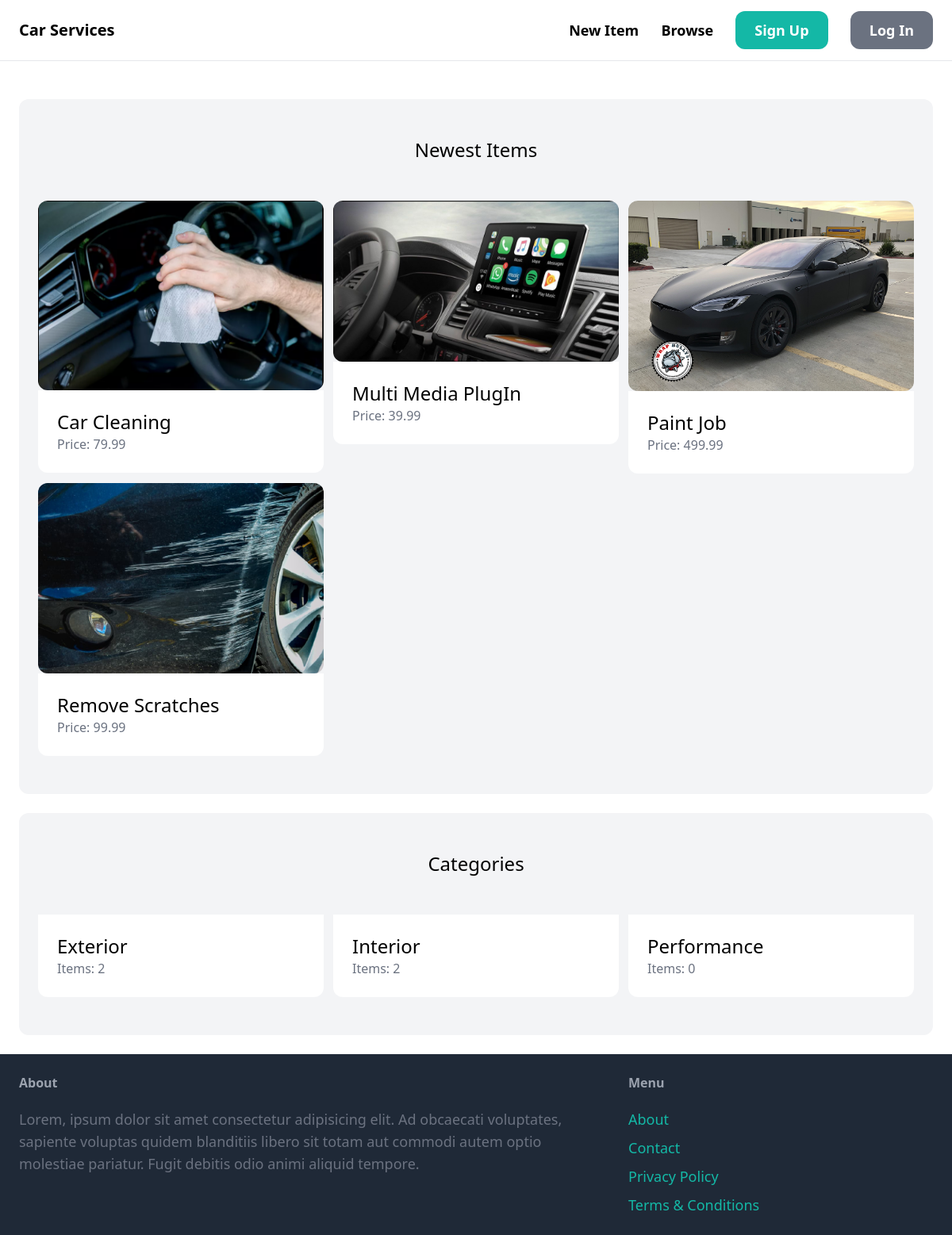
The page / on the database its author committed.
### item/models.py (models this page shows, shortened)
class Item(models.Model):
    category = models.ForeignKey(Category, related_name='items', on_delete=models.CASCADE)
    name = models.CharField(max_length=255)
    description = models.TextField(blank=True, null=True)
    price = models.FloatField()
    image = models.ImageField(upload_to='items.images', blank=True, null=True)
    is_sold = models.BooleanField(default=False)
    created_by = models.ForeignKey(User, related_name='items', on_delete=models.CASCADE)
    created_at = models.DateTimeField(auto_now_add=True)
    class Meta:
        ordering = ('name',)

class Category(models.Model):
    name = models.CharField(max_length=255)
    class Meta:
        ordering = ('name',)
        verbose_name_plural = 'Categories'

### core/views.py (the view)
# urls.py: path('', index, name='index'),
def index(request):
    items = Item.objects.filter(is_sold=False)[0:6]
    categories = Category.objects.all()
    return render(request, 'core/index.html', {
        'categories': categories,
        'items': items,
    })

### core/templates/core/index.html
{% extends 'core/base.html' %} {% block title%} Welcome {% endblock %}
{% block content %}
<div class="mt-6 px-6 py-12 bg-gray-100 rounded-xl">
    <h2 class="mb-12 text-2xl text-center">
        Newest Items
    </h2>
    <div class="grid grid-cols-3 gap-3">
        {% for item in items %}
            <div>
                <a href="{% url 'item:detail' item.id %}">
                    <div>
                        <img src="{{ item.image.url }}" class="rounded-xl">
                    </div>
                    <div class="p-6 bg-white rounded-b-xl">
                        <h2 class="text-2xl">
                            {{item.name}}
                        </h2>
                        <p class="text-gray-500">Price: {{item.price}} </p>
                    </div>
                </a>
            </div>
        {% endfor %}
    </div>
</div>
<div class="mt-6 px-6 py-12 bg-gray-100 rounded-xl">
    <h2 class="mb-12 text-2xl text-center">
        Categories
    </h2>
    <div class="grid grid-cols-3 gap-3">
        {% for category in categories%}
            <div>
                <a href="#">
                    <div class="p-6 bg-white rounded-b-xl">
                        <h2 class="text-2xl">
                            {{category.name}}
                        </h2>
                        <p class="text-gray-500">Items: {{category.items.count}} </p>
                    </div>
                </a>
            </div>
        {% endfor %}
    </div>
</div>
{% endblock %}

### core/templates/core/base.html (shortened to what this page needs)
<!DOCTYPE html>
<html>
  <head>
    <script src="https://cdn.tailwindcss.com"></script>
  </head>
  <body>
    <nav
      class="px-6 py-6 flex justify-between items-center border-b border-gray-200"
    >
      <a href="/" class="text-xl font-semibold">Car Services</a>
      <div class="space-x-6">
        <a href="{% url 'item:new' %}" class="text-lg font-semibold hover:text-gray-500"
          >New Item</a
        >
        <a href="{% url 'item:items' %}" class="text-lg font-semibold hover:text-gray-500">Browse</a>
        {% if request.user.is_authenticated %}
        <a
          href="{% url 'conversation:inbox' %}"
          class="px-6 py-3 text-lg font-semibold bg-teal-500 text-white rounded-xl hover:bg-teal-700"
          >Inbox</a
        >
        <a
          href="{% url 'dashboard:index' %}"
          class="px-6 py-3 text-lg font-semibold bg-gray-500 text-white rounded-xl hover:bg-gray-700"
          >Dashboard</a
        >
        <a
          href="{% url 'core:logout' %}"
          class="px-6 py-3 text-lg font-semibold bg-red-500 text-white rounded-xl hover:bg-red-700"
          >Logout</a
        >
        {% else %}
        <a
          href="{% url 'core:signup' %}"
          class="px-6 py-3 text-lg font-semibold bg-teal-500 text-white rounded-xl hover:bg-teal-700"
          >Sign Up</a
        >
        <a
          href="{% url 'core:login' %}"
          class="px-6 py-3 text-lg font-semibold bg-gray-500 text-white rounded-xl hover:bg-gray-700"
          >Log In</a
        >
        {% endif %}
      </div>
    </nav>
    <div class="px-6 py-6">{% block content %} {% endblock %}</div>
    <footer class="px-6 py-6 flex justify-between bg-gray-800">
      <div class="w-2/3 pr-10">
        <h3 class="mb-5 font-semibold text-gray-400">About</h3>
        <p class="text-lg text-gray-500">
          Lorem, ipsum dolor sit amet consectetur adipisicing elit. Ad obcaecati
          voluptates, sapiente voluptas quidem blanditiis libero sit totam aut
          commodi autem optio molestiae pariatur. Fugit debitis odio animi
          aliquid tempore.
        </p>
      </div>
      <div class="w-1/3">
        <h3 class="mb-5 font-semibold text-gray-400">Menu</h3>
        <ul class="space-y-2">
          <li>
            <a href="#" class="text-lg text-teal-500 hover:text-teal-700"
              >About</a
            >
          </li>
          <li>
            <a
              href="{% url 'core:contact' %}"
              class="text-lg text-teal-500 hover:text-teal-700"
              >Contact</a
            >
          </li>
          <li>
            <a href="#" class="text-lg text-teal-500 hover:text-teal-700"
              >Privacy Policy</a
            >
          </li>
          <li>
            <a href="#" class="text-lg text-teal-500 hover:text-teal-700"
              >Terms & Conditions</a
            >
          </li>
        </ul>
      </div>
    </footer>
  </body>
</html>

### rows shown on the page
Item: image (picture), name "Car Cleaning", price "79.99"
Item: image (picture), name "Multi Media PlugIn", price "39.99"
Item: image (picture), name "Paint Job", price "499.99"
Item: image (picture), name "Remove Scratches", price "99.99"
Category: name "Exterior", items.count "2"
Category: name "Interior", items.count "2"
Category: name "Performance", items.count "0"
